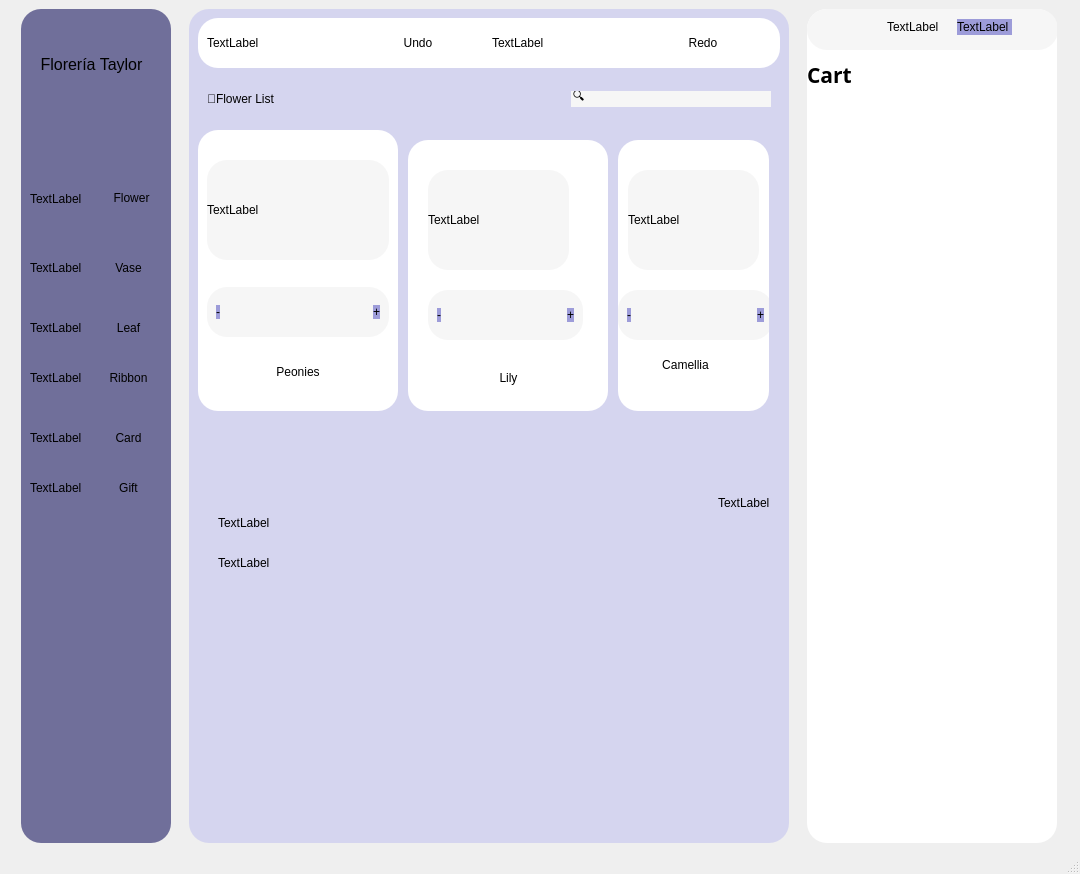
<?xml version="1.0" encoding="UTF-8"?>
<ui version="4.0">
 <class>MainWindow</class>
 <widget class="QMainWindow" name="MainWindow">
  <property name="geometry">
   <rect>
    <x>0</x>
    <y>0</y>
    <width>1080</width>
    <height>874</height>
   </rect>
  </property>
  <property name="minimumSize">
   <size>
    <width>1080</width>
    <height>0</height>
   </size>
  </property>
  <property name="windowTitle">
   <string>MainWindow</string>
  </property>
  <widget class="QWidget" name="centralwidget">
   <layout class="QHBoxLayout" name="horizontalLayout">
    <item>
     <widget class="QFrame" name="frame_10">
      <property name="minimumSize">
       <size>
        <width>150</width>
        <height>0</height>
       </size>
      </property>
      <property name="maximumSize">
       <size>
        <width>150</width>
        <height>16777215</height>
       </size>
      </property>
      <property name="styleSheet">
       <string notr="true">background-color:#706f9a;
border-radius:20px;</string>
      </property>
      <property name="frameShape">
       <enum>QFrame::StyledPanel</enum>
      </property>
      <property name="frameShadow">
       <enum>QFrame::Raised</enum>
      </property>
      <widget class="QLabel" name="label">
       <property name="geometry">
        <rect>
         <x>0</x>
         <y>40</y>
         <width>141</width>
         <height>31</height>
        </rect>
       </property>
       <property name="font">
        <font>
         <pointsize>12</pointsize>
        </font>
       </property>
       <property name="text">
        <string>Florería Taylor</string>
       </property>
       <property name="alignment">
        <set>Qt::AlignCenter</set>
       </property>
      </widget>
      <widget class="QFrame" name="frame_11">
       <property name="geometry">
        <rect>
         <x>0</x>
         <y>169</y>
         <width>151</width>
         <height>41</height>
        </rect>
       </property>
       <property name="frameShape">
        <enum>QFrame::StyledPanel</enum>
       </property>
       <property name="frameShadow">
        <enum>QFrame::Raised</enum>
       </property>
       <layout class="QHBoxLayout" name="horizontalLayout_5">
        <item>
         <widget class="QLabel" name="label_8">
          <property name="text">
           <string>TextLabel</string>
          </property>
         </widget>
        </item>
        <item>
         <widget class="QPushButton" name="pushButton">
          <property name="text">
           <string>Flower</string>
          </property>
         </widget>
        </item>
       </layout>
      </widget>
      <widget class="QFrame" name="frame_12">
       <property name="geometry">
        <rect>
         <x>0</x>
         <y>240</y>
         <width>147</width>
         <height>38</height>
        </rect>
       </property>
       <property name="frameShape">
        <enum>QFrame::StyledPanel</enum>
       </property>
       <property name="frameShadow">
        <enum>QFrame::Raised</enum>
       </property>
       <layout class="QHBoxLayout" name="horizontalLayout_6">
        <item>
         <widget class="QLabel" name="label_9">
          <property name="text">
           <string>TextLabel</string>
          </property>
         </widget>
        </item>
        <item>
         <widget class="QPushButton" name="pushButton_2">
          <property name="text">
           <string>Vase</string>
          </property>
         </widget>
        </item>
       </layout>
      </widget>
      <widget class="QFrame" name="frame_13">
       <property name="geometry">
        <rect>
         <x>0</x>
         <y>300</y>
         <width>147</width>
         <height>38</height>
        </rect>
       </property>
       <property name="frameShape">
        <enum>QFrame::StyledPanel</enum>
       </property>
       <property name="frameShadow">
        <enum>QFrame::Raised</enum>
       </property>
       <layout class="QHBoxLayout" name="horizontalLayout_7">
        <item>
         <widget class="QLabel" name="label_10">
          <property name="text">
           <string>TextLabel</string>
          </property>
         </widget>
        </item>
        <item>
         <widget class="QPushButton" name="pushButton_3">
          <property name="text">
           <string>Leaf</string>
          </property>
         </widget>
        </item>
       </layout>
      </widget>
      <widget class="QFrame" name="frame_14">
       <property name="geometry">
        <rect>
         <x>0</x>
         <y>350</y>
         <width>147</width>
         <height>38</height>
        </rect>
       </property>
       <property name="frameShape">
        <enum>QFrame::StyledPanel</enum>
       </property>
       <property name="frameShadow">
        <enum>QFrame::Raised</enum>
       </property>
       <layout class="QHBoxLayout" name="horizontalLayout_8">
        <item>
         <widget class="QLabel" name="label_11">
          <property name="text">
           <string>TextLabel</string>
          </property>
         </widget>
        </item>
        <item>
         <widget class="QPushButton" name="pushButton_4">
          <property name="text">
           <string>Ribbon</string>
          </property>
         </widget>
        </item>
       </layout>
      </widget>
      <widget class="QFrame" name="frame_15">
       <property name="geometry">
        <rect>
         <x>0</x>
         <y>410</y>
         <width>147</width>
         <height>38</height>
        </rect>
       </property>
       <property name="frameShape">
        <enum>QFrame::StyledPanel</enum>
       </property>
       <property name="frameShadow">
        <enum>QFrame::Raised</enum>
       </property>
       <layout class="QHBoxLayout" name="horizontalLayout_9">
        <item>
         <widget class="QLabel" name="label_12">
          <property name="text">
           <string>TextLabel</string>
          </property>
         </widget>
        </item>
        <item>
         <widget class="QPushButton" name="pushButton_5">
          <property name="text">
           <string>Card</string>
          </property>
         </widget>
        </item>
       </layout>
      </widget>
      <widget class="QFrame" name="frame_16">
       <property name="geometry">
        <rect>
         <x>0</x>
         <y>460</y>
         <width>147</width>
         <height>38</height>
        </rect>
       </property>
       <property name="frameShape">
        <enum>QFrame::StyledPanel</enum>
       </property>
       <property name="frameShadow">
        <enum>QFrame::Raised</enum>
       </property>
       <layout class="QHBoxLayout" name="horizontalLayout_10">
        <item>
         <widget class="QLabel" name="label_13">
          <property name="text">
           <string>TextLabel</string>
          </property>
         </widget>
        </item>
        <item>
         <widget class="QPushButton" name="pushButton_6">
          <property name="text">
           <string>Gift</string>
          </property>
         </widget>
        </item>
       </layout>
      </widget>
     </widget>
    </item>
    <item>
     <widget class="QFrame" name="frame_2">
      <property name="minimumSize">
       <size>
        <width>600</width>
        <height>0</height>
       </size>
      </property>
      <property name="maximumSize">
       <size>
        <width>600</width>
        <height>16777215</height>
       </size>
      </property>
      <property name="styleSheet">
       <string notr="true">background-color:#d5d5ef;
border-radius:20px;</string>
      </property>
      <property name="frameShape">
       <enum>QFrame::StyledPanel</enum>
      </property>
      <property name="frameShadow">
       <enum>QFrame::Raised</enum>
      </property>
      <layout class="QVBoxLayout" name="verticalLayout_2">
       <item>
        <widget class="QFrame" name="frame">
         <property name="maximumSize">
          <size>
           <width>16777215</width>
           <height>50</height>
          </size>
         </property>
         <property name="styleSheet">
          <string notr="true">background-color:white;
</string>
         </property>
         <property name="frameShape">
          <enum>QFrame::StyledPanel</enum>
         </property>
         <property name="frameShadow">
          <enum>QFrame::Raised</enum>
         </property>
         <layout class="QHBoxLayout" name="horizontalLayout_2">
          <item>
           <widget class="QLabel" name="label_2">
            <property name="text">
             <string>TextLabel</string>
            </property>
           </widget>
          </item>
          <item>
           <widget class="QPushButton" name="pushButton_9">
            <property name="styleSheet">
             <string notr="true">
border-radius:20px;</string>
            </property>
            <property name="text">
             <string>Undo</string>
            </property>
           </widget>
          </item>
          <item>
           <widget class="QLabel" name="label_3">
            <property name="text">
             <string>TextLabel</string>
            </property>
           </widget>
          </item>
          <item>
           <widget class="QPushButton" name="pushButton_10">
            <property name="styleSheet">
             <string notr="true">
border-radius:20px;</string>
            </property>
            <property name="text">
             <string>Redo</string>
            </property>
           </widget>
          </item>
         </layout>
        </widget>
       </item>
       <item>
        <widget class="QFrame" name="frame_6">
         <property name="maximumSize">
          <size>
           <width>16777215</width>
           <height>50</height>
          </size>
         </property>
         <property name="frameShape">
          <enum>QFrame::StyledPanel</enum>
         </property>
         <property name="frameShadow">
          <enum>QFrame::Raised</enum>
         </property>
         <layout class="QHBoxLayout" name="horizontalLayout_3">
          <item>
           <widget class="QLabel" name="label_4">
            <property name="text">
             <string>💐Flower List</string>
            </property>
           </widget>
          </item>
          <item>
           <widget class="QLineEdit" name="lineEdit">
            <property name="maximumSize">
             <size>
              <width>200</width>
              <height>16777215</height>
             </size>
            </property>
            <property name="styleSheet">
             <string notr="true">background-color:#f6f6f6;
border-radius:20px;</string>
            </property>
            <property name="inputMask">
             <string>🔍</string>
            </property>
           </widget>
          </item>
         </layout>
        </widget>
       </item>
       <item>
        <widget class="QFrame" name="frame_4">
         <property name="frameShape">
          <enum>QFrame::StyledPanel</enum>
         </property>
         <property name="frameShadow">
          <enum>QFrame::Raised</enum>
         </property>
         <widget class="QFrame" name="frame_7">
          <property name="geometry">
           <rect>
            <x>0</x>
            <y>0</y>
            <width>200</width>
            <height>281</height>
           </rect>
          </property>
          <property name="minimumSize">
           <size>
            <width>200</width>
            <height>0</height>
           </size>
          </property>
          <property name="maximumSize">
           <size>
            <width>200</width>
            <height>16777215</height>
           </size>
          </property>
          <property name="styleSheet">
           <string notr="true">background-color:white;
border-radius:20px;
</string>
          </property>
          <property name="frameShape">
           <enum>QFrame::StyledPanel</enum>
          </property>
          <property name="frameShadow">
           <enum>QFrame::Raised</enum>
          </property>
          <layout class="QVBoxLayout" name="verticalLayout_3">
           <item>
            <widget class="QLabel" name="label_5">
             <property name="minimumSize">
              <size>
               <width>0</width>
               <height>100</height>
              </size>
             </property>
             <property name="maximumSize">
              <size>
               <width>16777215</width>
               <height>100</height>
              </size>
             </property>
             <property name="styleSheet">
              <string notr="true">background-color:#f6f6f6;</string>
             </property>
             <property name="text">
              <string>TextLabel</string>
             </property>
            </widget>
           </item>
           <item>
            <widget class="QFrame" name="frame_9">
             <property name="minimumSize">
              <size>
               <width>0</width>
               <height>50</height>
              </size>
             </property>
             <property name="maximumSize">
              <size>
               <width>16777215</width>
               <height>50</height>
              </size>
             </property>
             <property name="styleSheet">
              <string notr="true">background-color:#f6f6f6;</string>
             </property>
             <property name="frameShape">
              <enum>QFrame::StyledPanel</enum>
             </property>
             <property name="frameShadow">
              <enum>QFrame::Raised</enum>
             </property>
             <layout class="QHBoxLayout" name="horizontalLayout_4">
              <item>
               <widget class="QPushButton" name="pushButton_7">
                <property name="styleSheet">
                 <string notr="true">background-color:#9d9cd9;
border-raduis:20px;</string>
                </property>
                <property name="text">
                 <string>-</string>
                </property>
               </widget>
              </item>
              <item>
               <widget class="QLineEdit" name="lineEdit_2"/>
              </item>
              <item>
               <widget class="QPushButton" name="pushButton_8">
                <property name="styleSheet">
                 <string notr="true">background-color:#9d9cd9;
border-raduis:20px;</string>
                </property>
                <property name="text">
                 <string>+</string>
                </property>
               </widget>
              </item>
             </layout>
            </widget>
           </item>
           <item>
            <widget class="QLabel" name="label_6">
             <property name="minimumSize">
              <size>
               <width>0</width>
               <height>15</height>
              </size>
             </property>
             <property name="maximumSize">
              <size>
               <width>16777215</width>
               <height>15</height>
              </size>
             </property>
             <property name="text">
              <string>Peonies</string>
             </property>
             <property name="alignment">
              <set>Qt::AlignCenter</set>
             </property>
            </widget>
           </item>
          </layout>
         </widget>
         <widget class="QFrame" name="frame_8">
          <property name="geometry">
           <rect>
            <x>210</x>
            <y>10</y>
            <width>200</width>
            <height>271</height>
           </rect>
          </property>
          <property name="minimumSize">
           <size>
            <width>200</width>
            <height>0</height>
           </size>
          </property>
          <property name="maximumSize">
           <size>
            <width>200</width>
            <height>16777215</height>
           </size>
          </property>
          <property name="styleSheet">
           <string notr="true">background-color:white;
border-radius:20px;</string>
          </property>
          <property name="frameShape">
           <enum>QFrame::StyledPanel</enum>
          </property>
          <property name="frameShadow">
           <enum>QFrame::Raised</enum>
          </property>
          <widget class="QLabel" name="label_14">
           <property name="geometry">
            <rect>
             <x>20</x>
             <y>30</y>
             <width>141</width>
             <height>100</height>
            </rect>
           </property>
           <property name="minimumSize">
            <size>
             <width>0</width>
             <height>100</height>
            </size>
           </property>
           <property name="maximumSize">
            <size>
             <width>16777215</width>
             <height>100</height>
            </size>
           </property>
           <property name="styleSheet">
            <string notr="true">background-color:#f6f6f6;
</string>
           </property>
           <property name="text">
            <string>TextLabel</string>
           </property>
          </widget>
          <widget class="QFrame" name="frame_17">
           <property name="geometry">
            <rect>
             <x>20</x>
             <y>150</y>
             <width>155</width>
             <height>50</height>
            </rect>
           </property>
           <property name="minimumSize">
            <size>
             <width>0</width>
             <height>50</height>
            </size>
           </property>
           <property name="maximumSize">
            <size>
             <width>16777215</width>
             <height>50</height>
            </size>
           </property>
           <property name="styleSheet">
            <string notr="true">background-color:#f6f6f6;
</string>
           </property>
           <property name="frameShape">
            <enum>QFrame::StyledPanel</enum>
           </property>
           <property name="frameShadow">
            <enum>QFrame::Raised</enum>
           </property>
           <layout class="QHBoxLayout" name="horizontalLayout_11">
            <item>
             <widget class="QPushButton" name="pushButton_11">
              <property name="styleSheet">
               <string notr="true">background-color:#9d9cd9;
border-raduis:20px;</string>
              </property>
              <property name="text">
               <string>-</string>
              </property>
             </widget>
            </item>
            <item>
             <widget class="QLineEdit" name="lineEdit_3"/>
            </item>
            <item>
             <widget class="QPushButton" name="pushButton_12">
              <property name="styleSheet">
               <string notr="true">background-color:#9d9cd9;
border-raduis:20px;</string>
              </property>
              <property name="text">
               <string>+</string>
              </property>
             </widget>
            </item>
           </layout>
          </widget>
          <widget class="QLabel" name="label_15">
           <property name="geometry">
            <rect>
             <x>60</x>
             <y>230</y>
             <width>81</width>
             <height>15</height>
            </rect>
           </property>
           <property name="minimumSize">
            <size>
             <width>0</width>
             <height>15</height>
            </size>
           </property>
           <property name="maximumSize">
            <size>
             <width>16777215</width>
             <height>15</height>
            </size>
           </property>
           <property name="text">
            <string>Lily</string>
           </property>
           <property name="alignment">
            <set>Qt::AlignCenter</set>
           </property>
          </widget>
         </widget>
         <widget class="QFrame" name="frame_18">
          <property name="geometry">
           <rect>
            <x>420</x>
            <y>10</y>
            <width>151</width>
            <height>271</height>
           </rect>
          </property>
          <property name="styleSheet">
           <string notr="true">background-color:white;
border-radius:20px;</string>
          </property>
          <property name="frameShape">
           <enum>QFrame::StyledPanel</enum>
          </property>
          <property name="frameShadow">
           <enum>QFrame::Raised</enum>
          </property>
          <widget class="QLabel" name="label_18">
           <property name="geometry">
            <rect>
             <x>10</x>
             <y>30</y>
             <width>131</width>
             <height>100</height>
            </rect>
           </property>
           <property name="minimumSize">
            <size>
             <width>0</width>
             <height>100</height>
            </size>
           </property>
           <property name="maximumSize">
            <size>
             <width>16777215</width>
             <height>100</height>
            </size>
           </property>
           <property name="styleSheet">
            <string notr="true">background-color:#f6f6f6;
</string>
           </property>
           <property name="text">
            <string>TextLabel</string>
           </property>
          </widget>
          <widget class="QLabel" name="label_19">
           <property name="geometry">
            <rect>
             <x>40</x>
             <y>220</y>
             <width>55</width>
             <height>10</height>
            </rect>
           </property>
           <property name="minimumSize">
            <size>
             <width>0</width>
             <height>10</height>
            </size>
           </property>
           <property name="maximumSize">
            <size>
             <width>16777215</width>
             <height>10</height>
            </size>
           </property>
           <property name="text">
            <string>Camellia</string>
           </property>
           <property name="alignment">
            <set>Qt::AlignCenter</set>
           </property>
          </widget>
          <widget class="QFrame" name="frame_19">
           <property name="geometry">
            <rect>
             <x>0</x>
             <y>150</y>
             <width>155</width>
             <height>50</height>
            </rect>
           </property>
           <property name="minimumSize">
            <size>
             <width>0</width>
             <height>50</height>
            </size>
           </property>
           <property name="maximumSize">
            <size>
             <width>16777215</width>
             <height>50</height>
            </size>
           </property>
           <property name="styleSheet">
            <string notr="true">background-color:#f6f6f6;</string>
           </property>
           <property name="frameShape">
            <enum>QFrame::StyledPanel</enum>
           </property>
           <property name="frameShadow">
            <enum>QFrame::Raised</enum>
           </property>
           <layout class="QHBoxLayout" name="horizontalLayout_12">
            <item>
             <widget class="QPushButton" name="pushButton_13">
              <property name="styleSheet">
               <string notr="true">background-color:#9d9cd9;
border-raduis:20px;</string>
              </property>
              <property name="text">
               <string>-</string>
              </property>
             </widget>
            </item>
            <item>
             <widget class="QLineEdit" name="lineEdit_4"/>
            </item>
            <item>
             <widget class="QPushButton" name="pushButton_14">
              <property name="styleSheet">
               <string notr="true">background-color:#9d9cd9;
border-raduis:20px;</string>
              </property>
              <property name="text">
               <string>+</string>
              </property>
             </widget>
            </item>
           </layout>
          </widget>
         </widget>
        </widget>
       </item>
       <item>
        <widget class="QFrame" name="frame_5">
         <property name="frameShape">
          <enum>QFrame::StyledPanel</enum>
         </property>
         <property name="frameShadow">
          <enum>QFrame::Raised</enum>
         </property>
         <widget class="QLabel" name="label_16">
          <property name="geometry">
           <rect>
            <x>20</x>
            <y>30</y>
            <width>55</width>
            <height>16</height>
           </rect>
          </property>
          <property name="text">
           <string>TextLabel</string>
          </property>
         </widget>
         <widget class="QLabel" name="label_17">
          <property name="geometry">
           <rect>
            <x>20</x>
            <y>70</y>
            <width>55</width>
            <height>16</height>
           </rect>
          </property>
          <property name="text">
           <string>TextLabel</string>
          </property>
         </widget>
         <widget class="QLabel" name="label_20">
          <property name="geometry">
           <rect>
            <x>520</x>
            <y>10</y>
            <width>55</width>
            <height>16</height>
           </rect>
          </property>
          <property name="text">
           <string>TextLabel</string>
          </property>
         </widget>
        </widget>
       </item>
      </layout>
     </widget>
    </item>
    <item>
     <widget class="QFrame" name="frame_3">
      <property name="minimumSize">
       <size>
        <width>250</width>
        <height>0</height>
       </size>
      </property>
      <property name="maximumSize">
       <size>
        <width>250</width>
        <height>16777215</height>
       </size>
      </property>
      <property name="styleSheet">
       <string notr="true">background-color:white;
border-radius:20px;</string>
      </property>
      <property name="frameShape">
       <enum>QFrame::StyledPanel</enum>
      </property>
      <property name="frameShadow">
       <enum>QFrame::Raised</enum>
      </property>
      <widget class="QLabel" name="label_7">
       <property name="geometry">
        <rect>
         <x>0</x>
         <y>50</y>
         <width>91</width>
         <height>31</height>
        </rect>
       </property>
       <property name="font">
        <font>
         <family>Agency FB</family>
         <pointsize>16</pointsize>
         <weight>75</weight>
         <bold>true</bold>
        </font>
       </property>
       <property name="text">
        <string>Cart</string>
       </property>
      </widget>
      <widget class="QFrame" name="frame_20">
       <property name="geometry">
        <rect>
         <x>0</x>
         <y>0</y>
         <width>251</width>
         <height>41</height>
        </rect>
       </property>
       <property name="styleSheet">
        <string notr="true">background-color:#f6f6f6;
border-radius:20px;</string>
       </property>
       <property name="frameShape">
        <enum>QFrame::StyledPanel</enum>
       </property>
       <property name="frameShadow">
        <enum>QFrame::Raised</enum>
       </property>
       <widget class="QLabel" name="label_21">
        <property name="geometry">
         <rect>
          <x>80</x>
          <y>10</y>
          <width>55</width>
          <height>16</height>
         </rect>
        </property>
        <property name="text">
         <string>TextLabel</string>
        </property>
       </widget>
       <widget class="QLabel" name="label_22">
        <property name="geometry">
         <rect>
          <x>150</x>
          <y>10</y>
          <width>55</width>
          <height>16</height>
         </rect>
        </property>
        <property name="styleSheet">
         <string notr="true">background-color:#9d9cd9;
border-raduis:20px;</string>
        </property>
        <property name="text">
         <string>TextLabel</string>
        </property>
       </widget>
      </widget>
     </widget>
    </item>
   </layout>
  </widget>
  <widget class="QMenuBar" name="menubar">
   <property name="geometry">
    <rect>
     <x>0</x>
     <y>0</y>
     <width>1080</width>
     <height>26</height>
    </rect>
   </property>
  </widget>
  <widget class="QStatusBar" name="statusbar"/>
 </widget>
 <resources/>
 <connections/>
</ui>
